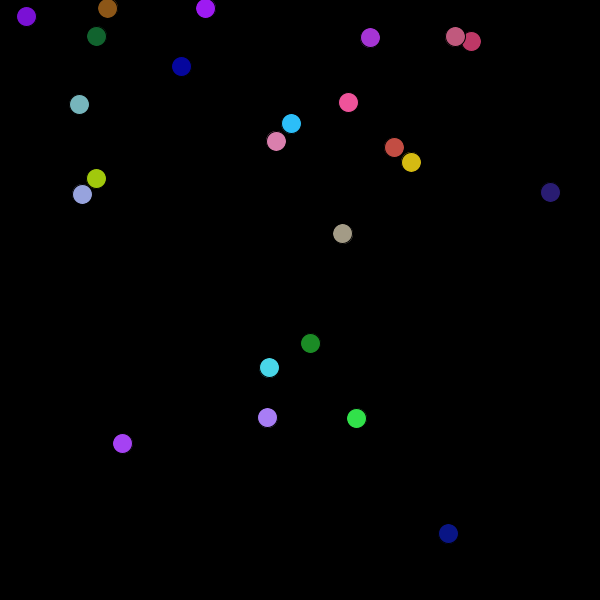
Frame 1 (no input)
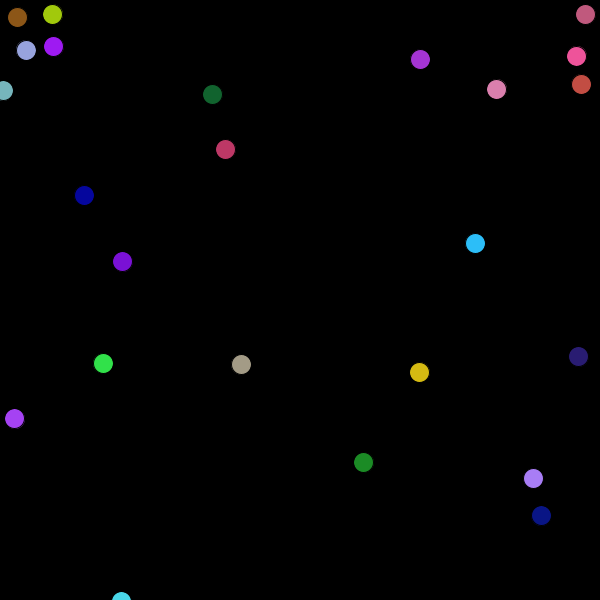
Frame 60 (the mouse pressed at the canvas centre just before this capture)
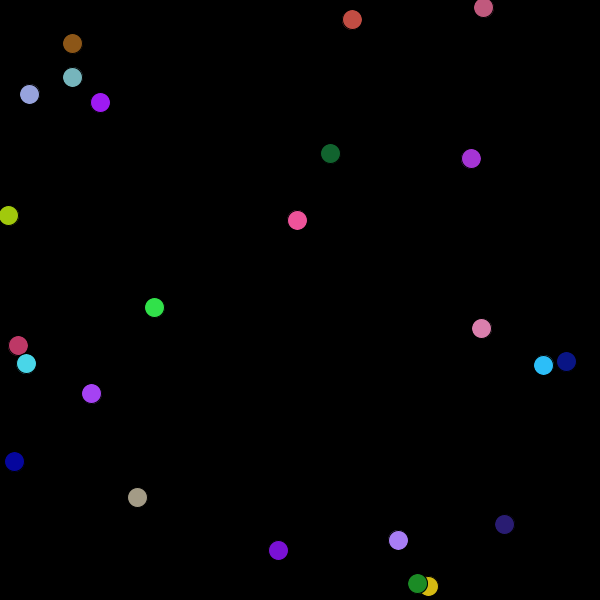
Frame 120 (the mouse held since frame 60 and released just before this capture)

The Processing sketch that drew these frames (run headless with seeded random() and noise(); from frame 60 on, the mouse is pressed at the canvas centre):

// Processing sketch: Chain_Reaction
// ── Chain_Reaction.pde
Ball[] balls;
boolean reactionStarted;

void setup() {
  size(600, 600);
  reactionStarted = false;
  balls= new Ball[25];
  for (int i=0; i < balls.length - 1; i++) {
    balls[i]=new Ball();
  }
}


void draw() {
  background(0);
  if (reactionStarted) {
    for (int i=0; i<balls.length; i++) {
      fill(balls[i].c);
      ellipse(balls[i].x, balls[i].y, 2*balls[i].rad, 2*balls[i].rad);
      balls[i].move();
    }
  } else {
    for (int i=0; i<balls.length - 1; i++) {
      fill(balls[i].c);
      ellipse(balls[i].x, balls[i].y, 2*balls[i].rad, 2*balls[i].rad);
      balls[i].move();
    }
  }
}
void mouseClicked() {
  if (!reactionStarted) {
    balls[24] = new Ball(mouseX, mouseY);
    balls[24].state = 1;
    //sets one ball's state to 1, which starts the chain reaction
    // state only has to change for 1 ball
    reactionStarted = true;
  }
}
// ── Ball_java.pde
class Ball {
  float x;
  float y; 
  float rad;
  color c;
  float dx;
  float dy;
  int state;

  Ball() {
    float r = random(256);
    float g= random(256);
    float b= random(256);
    c= color(r, g, b);
    rad= 10;
    x=random((width-r)+r/2);
    y= random((height-r)+r/2);
    dx=random(10)-5;
    dy= random(10)-5;
    state = 0; //0 state = regular moving state, 1 state = chain reaction, not moving state
  }

  Ball(int newX, int newY) {
    float r = random(256);
    float g= random(256);
    float b= random(256);
    c= color(r, g, b);
    rad= 10;
    x=newX;
    y= newY;
    dx=random(10)-5;
    dy= random(10)-5;
    state = 0; //0 state = regular moving state, 1 state = chain reaction, not moving state
  }

  void move() {
    if (state==0) {
      x=x+dx;
      y=y+dy;
      bounce();
    }
    if (state==1) {
      dx=0;
      dy=0;
      if (rad<60) {
        rad+=1;
      }
      if (rad==60) {
        state=2;
      }
    }
    if (state==2) {
      if (rad>0) {
        rad-=1;
      }
      if (rad==0) {
        state=3;
      }
    }
  }

  void bounce() {
    if (x<=0 || x>=600) {
      dx= -1 * dx;
    }
    if (y<=0 || y>=600) {
      dy= -1 * dy;
    }
  }

  boolean touching(Ball b) {
    return dist(x, y, b.x, b.y)<=rad+b.rad;
  }
}
